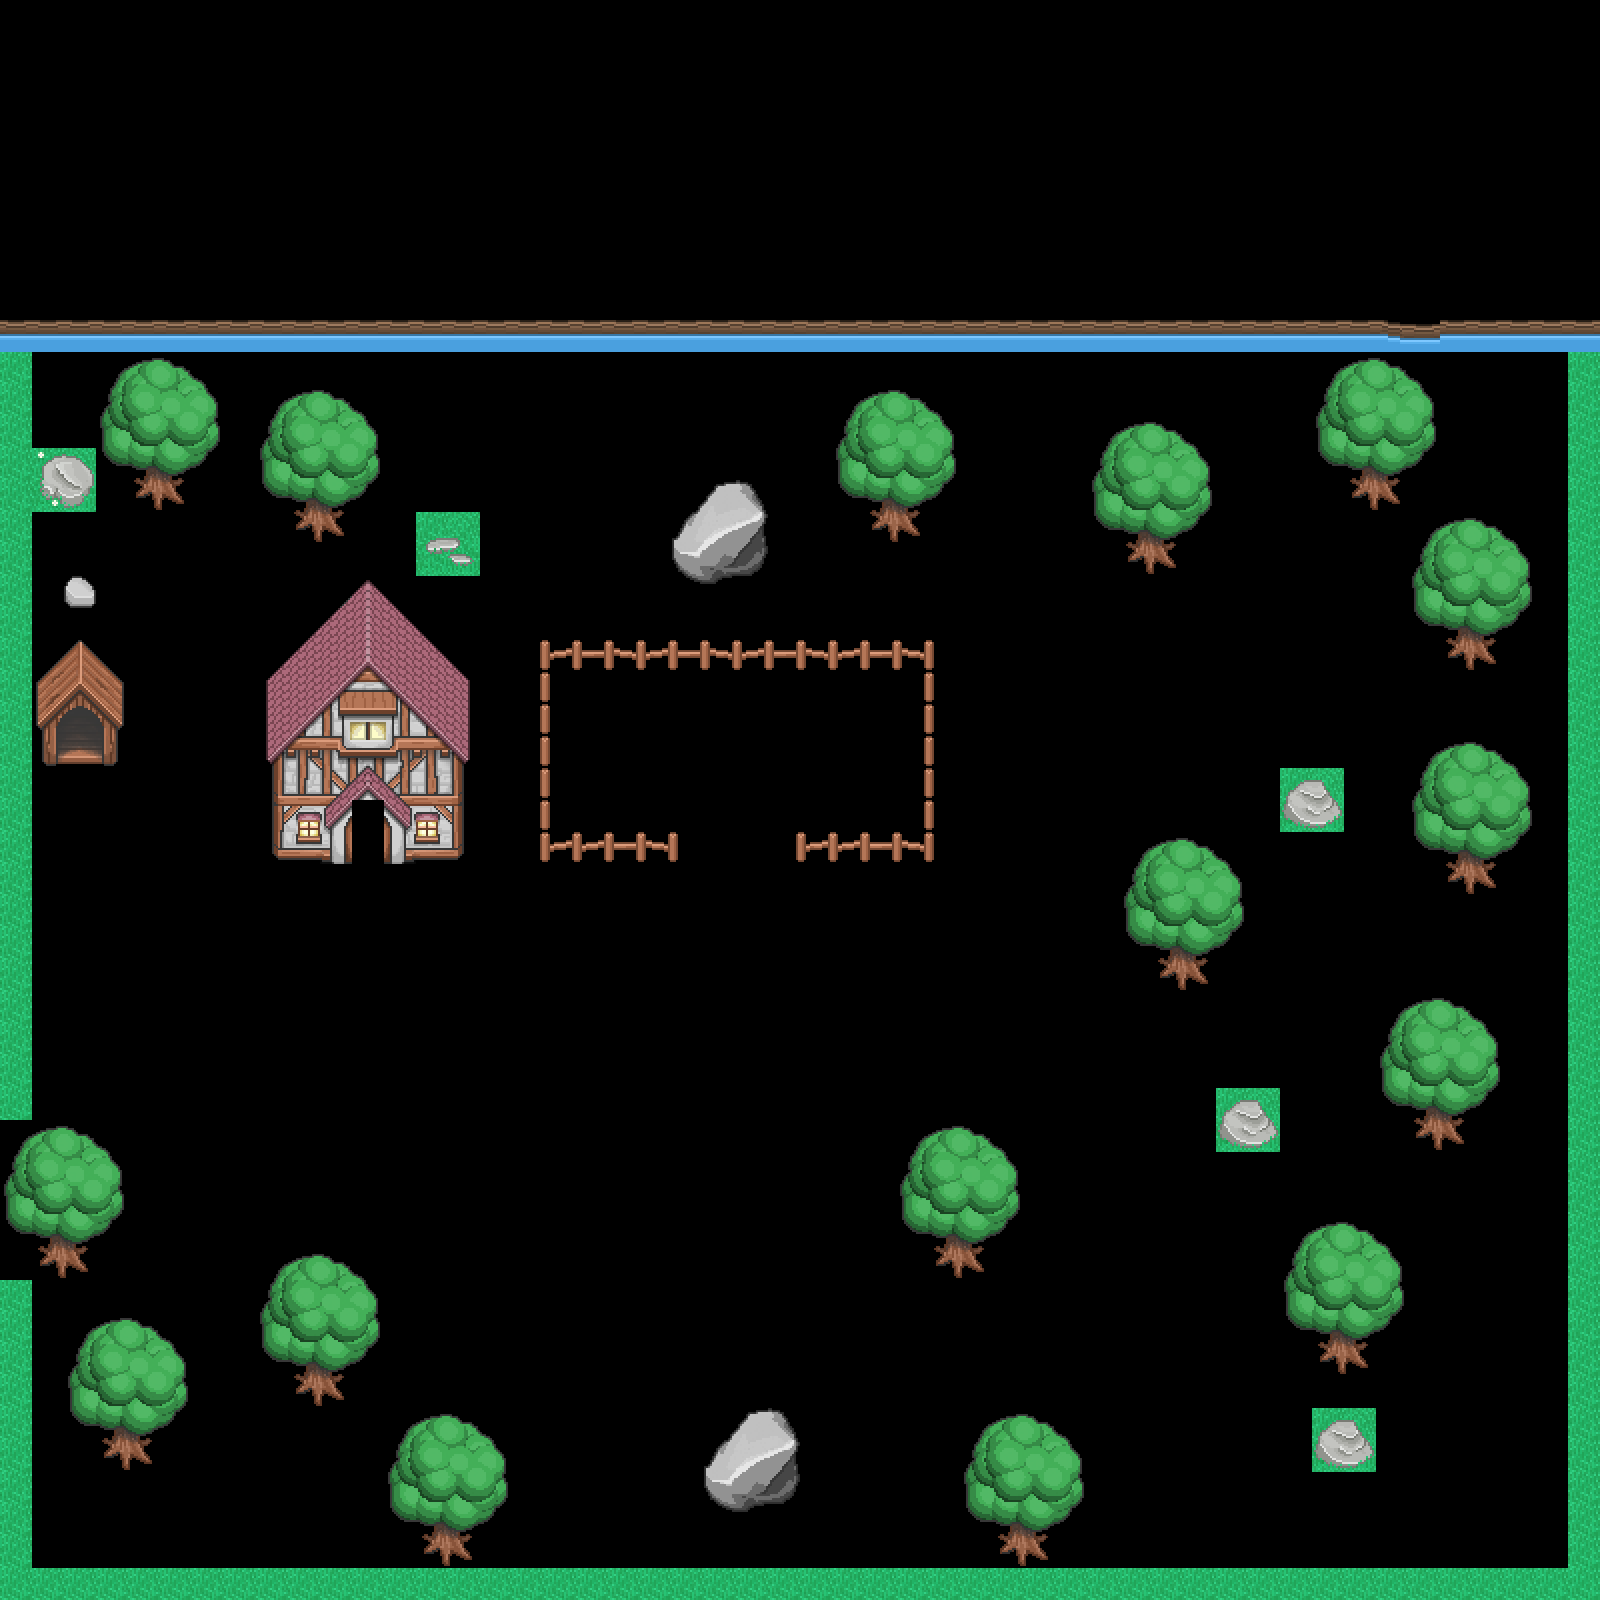

A level layout from a 2D game, rendered from its tile map. Below: a short description, then the map file with tile-grid data replaced by summaries:
An orthogonal 50x50 tile map with 32x32 px tiles, 1 tile layer (collision), 4 hidden layers not drawn.

<map version="1.0" orientation="orthogonal" renderorder="right-down" width="50" height="50" tilewidth="32" tileheight="32" nextobjectid="1">
 <tileset firstgid="1" name="tilesheet" tilewidth="32" tileheight="32">
  <image source="tilesheet.png" width="640" height="3136" />
 </tileset>
 <layer name="ground" width="50" height="50" visible="0">
  <data>[2500 cells, 2500 non-empty, 4 distinct tile ids]</data>
 </layer>
 <layer name="diggable" width="50" height="50" visible="0">
  <data>[2500 cells, 40 non-empty, 1 distinct tile ids]</data>
 </layer>
 <layer name="ground3" width="50" height="50" visible="0">
  <data>[2500 cells, 0 non-empty, 0 distinct tile ids]</data>
 </layer>
 <layer name="collision" width="50" height="50">
  <properties>
   <property name="collidable" value="" />
  </properties>
  <data>[2500 cells, 649 non-empty, 121 distinct tile ids]</data>
 </layer>
 <layer name="enterHouse" width="50" height="50" visible="0">
  <properties>
   <property name="event" value="" />
  </properties>
  <data>[2500 cells, 2 non-empty, 2 distinct tile ids]</data>
 </layer>
</map>
